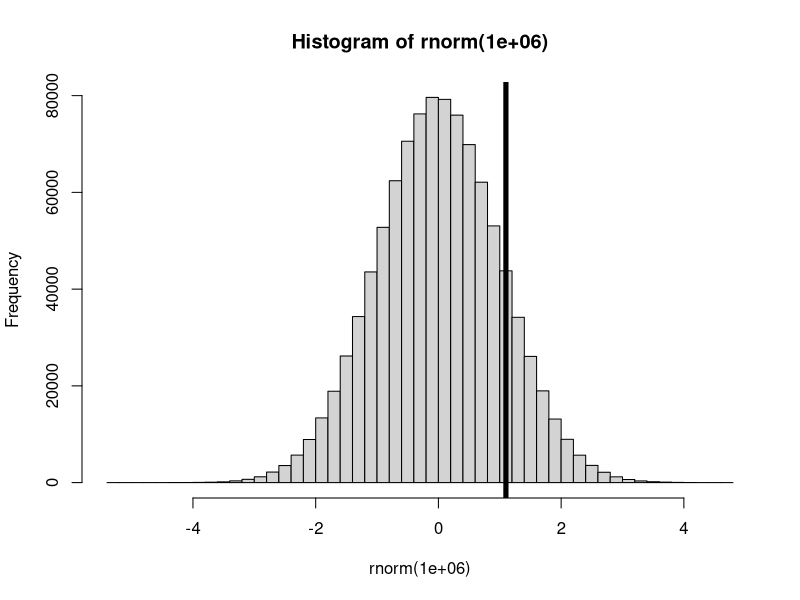

The R source for this figure:
## ---- chunk 1
knitr::opts_chunk$set(include = FALSE) # change to TRUE when rendering solutions; this changes
                                      # the default visibility (which is overridden by explicitly
                                      # setting  include=TRUE in chunk options)
## ---- chunk 2
pnorm(1.1,mean=0,sd=1)
pnorm(1.1)  # using defaults; see ?pnorm
## ---- chunk 3
table(rnorm(1e6) <= 1.1)
table(rnorm(1e6) <= 1.1)
hist(rnorm(1e6),nclass=40)
abline(v=1.1,lwd=5)
## ---- chunk 4
pnorm(2.25,mean=0,sd=1)
pnorm(2.25)  # using defaults; see ?pnorm
table(rnorm(1e6) <= 2.25)
table(rnorm(1e6) <= 2.25)
## ---- chunk 5
1-pnorm(0.6)
table(rnorm(1e6) > 0.6)
## ---- chunk 6
pnorm(1.3) - pnorm(0.4)

## numerical verification slightly harder:

z <- rnorm(1e6)
table((z <= 1.3) & ( z >= 0.4))
table((z <= 1.3) & ( z >= 0.4))
## ---- chunk 7
pnorm(12,mean=11.1,sd=2.4)
pnorm(12,11.1,2.4)   # naming of arguments optional
table(rnorm(1e6,11.1,2.4) < 12)
table(rnorm(1e6,11.1,2.4) < 12)
## ---- chunk 8
pnorm(10.3,11.1,2.4)-pnorm(10.1,11.1,2.4)

z <- rnorm(1e6,11.1,2.4)
table((z<10.3) & (z>10.1))
table((z<10.3) & (z>10.1))
## ---- chunk 9
Z <- (12-11.1)/2.4
pnorm(Z)

z1 <- (10.1-11)/2.4
z2 <- (10.3-11)/2.4
pnorm(z2)-pnorm(z1)

ran <- rnorm(1e6)
table((ran<z2) & (ran>z1))
table((ran<z2) & (ran>z1))
## ---- chunk 10
qnorm(0.925)
## ---- chunk 11
qnorm(1-0.025, 0, 1)
## ---- chunk 12
qnorm(0.9)
table(rnorm(1e6) < qnorm(0.9))
## ---- chunk 13
(50-45)/qnorm(.85)

# verify

z <- rnorm(1e6,mean=45,sd=(50-45)/qnorm(.85))
table(z>50)  # should be about 85%
## ---- chunk 14
mu <- 74
sd <- sqrt(256)
pnorm(80, mu, sd) - pnorm(60, mu, sd)
## ---- chunk 15
1-pnorm(100, mu, sd) 
## ---- chunk 16
pnorm(40, mu, sd) 
